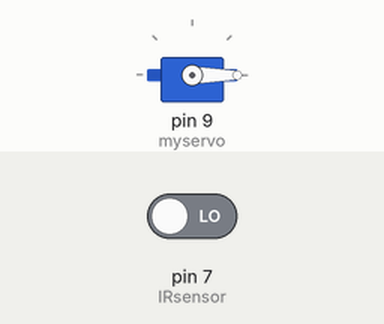
This sketch was run on a simulated Arduino Uno, built with avr-gcc and run on an emulated ATmega328P. Shown: servo. The test bench sets the inputs (shaded band); at power-on: pin 7 (IRsensor) LOW.

Above: at 1.3 s.
1.4 s: pin 7 (IRsensor) driven HIGH
At 4.1 s:
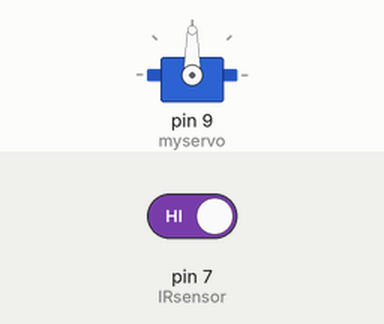
5.3 s: pin 7 (IRsensor) driven LOW
At 6.4 s:
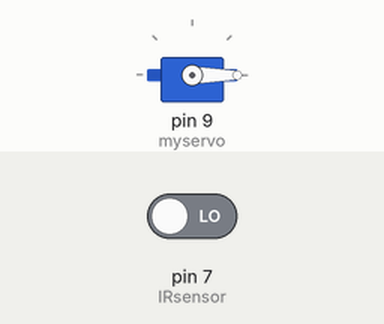
Timing chart, 0 to 8.3 s (numbered marks = the images above; inputs shaded):
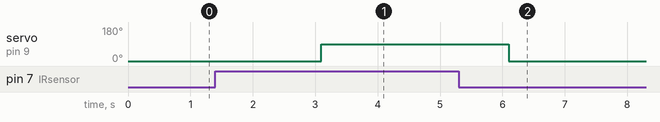

Measured:
- after the input at 1.4 s, servo on pin 9 (myservo): 0° → 90° after 1.7 s
- after the input at 5.3 s, servo on pin 9 (myservo): 90° → 0° after 0.80 s

The sketch:

smart_dustbin.ino
```cpp
 #include <Servo.h>
 int IRsensor = 7;
 Servo myservo;
 int pos=0;
 void setup()
 {
  Serial.begin(9600);
  pinMode (IRsensor, INPUT);
  myservo.attach(9);
  myservo.write(0);
  delay(100);
 }
 void loop()
 {
  int value = digitalRead (IRsensor);
  if (value == 1)
   {
   myservo.write(90);
   delay(3000);
   }
  else
   {
   myservo.write(0);
   delay(3000);
   }
 }
```
